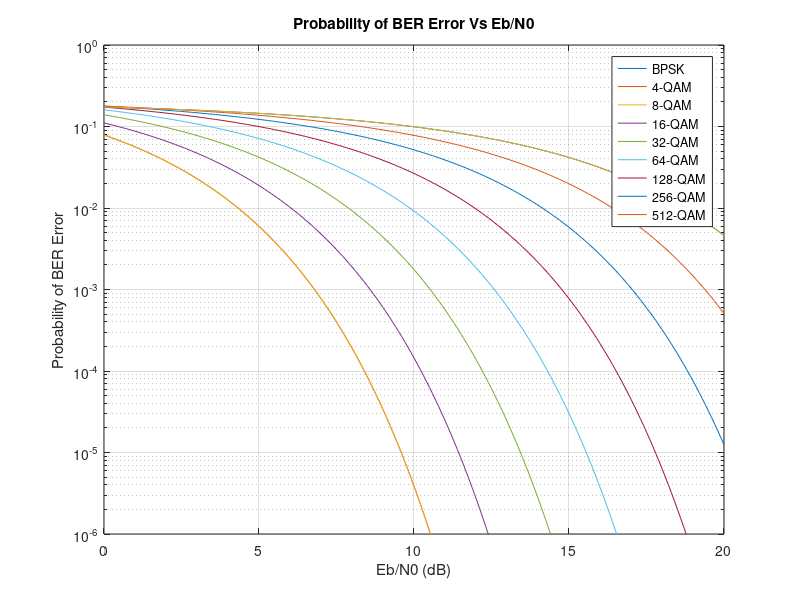

The MATLAB script that drew this image:
clear all; clc; close all;
SNRdB=0:0.1:20;
snr=10.^(SNRdB/10); 
% BPSK
BPSK = 0.5*erfc(sqrt(snr));

% 4-QAM
k=2;
M=4;
x=sqrt(3*k*snr/(M-1));
QAM4 =(4/k)*(1-1/sqrt(M))*(1/2)*erfc(x/sqrt(2));

% 8-QAM
k=3;
M=8;
x=sqrt(3*k*snr/(M-1));
QAM8 =(4/k)*(1-1/sqrt(M))*(1/2)*erfc(x/sqrt(2));

% 16-QAM
k=4;
M=16;
x=sqrt(3*k*snr/(M-1));
QAM16 =(4/k)*(1-1/sqrt(M))*(1/2)*erfc(x/sqrt(2));

% 32-QAM
k=5;
M=32;
x=sqrt(3*k*snr/(M-1));
QAM32 =(4/k)*(1-1/sqrt(M))*(1/2)*erfc(x/sqrt(2));

% 64-QAM
k=6;
M=64;
x=sqrt(3*k*snr/(M-1));
QAM64 =(4/k)*(1-1/sqrt(M))*(1/2)*erfc(x/sqrt(2));

% 128-QAM
k=7;
M=128;
x=sqrt(3*k*snr/(M-1));
QAM128 =(4/k)*(1-1/sqrt(M))*(1/2)*erfc(x/sqrt(2));

% 256-QAM
k=8;
M=256;
x=sqrt(3*k*snr/(M-1));
QAM256 =(4/k)*(1-1/sqrt(M))*(1/2)*erfc(x/sqrt(2));

% 512-QAM
k=9;
M=512;
x=sqrt(3*k*snr/(M-1));
QAM512 =(4/k)*(1-1/sqrt(M))*(1/2)*erfc(x/sqrt(2));
semilogy(SNRdB, QAM512);
hold on;

%Plot
figure(1)
semilogy(SNRdB,BPSK);
hold on;
semilogy(SNRdB, QAM4);
hold on;
semilogy(SNRdB, QAM8);
hold on;
semilogy(SNRdB, QAM16);
hold on;
semilogy(SNRdB, QAM32);
hold on;
semilogy(SNRdB, QAM64);
hold on;
semilogy(SNRdB, QAM128);
hold on;
semilogy(SNRdB, QAM256);
hold on;
semilogy(SNRdB, QAM512);
hold on;
ylim([10^-6 1]);
legend('BPSK','4-QAM','8-QAM','16-QAM','32-QAM','64-QAM','128-QAM','256-QAM','512-QAM');
ylabel('Probability of BER Error');
xlabel('Eb/N0 (dB)');
title('Probability of BER Error Vs Eb/N0');
grid on;
